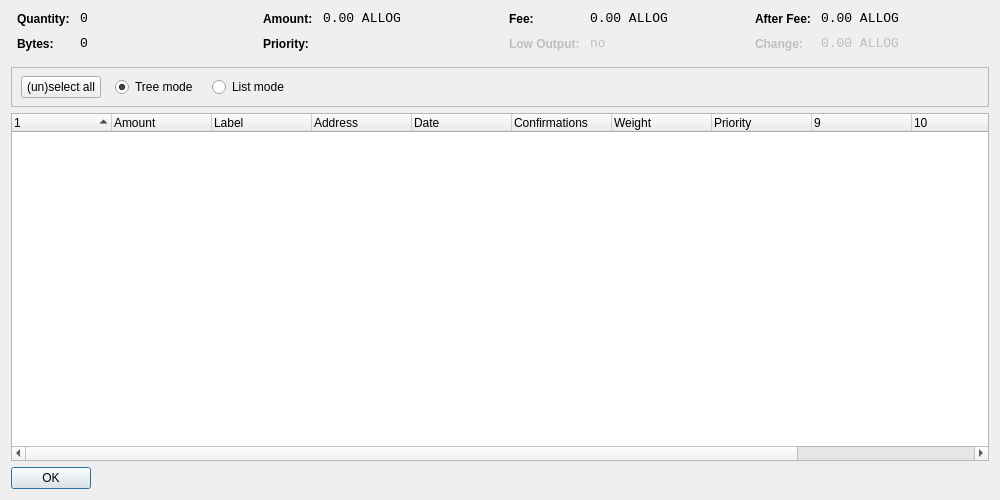
<?xml version="1.0" encoding="UTF-8"?>
<ui version="4.0">
 <class>CoinControlDialog</class>
 <widget class="QWidget" name="CoinControlDialog">
  <property name="geometry">
   <rect>
    <x>0</x>
    <y>0</y>
    <width>1000</width>
    <height>500</height>
   </rect>
  </property>
  <property name="windowTitle">
   <string>Coin Control</string>
  </property>
  <layout class="QVBoxLayout" name="verticalLayout">
   <item>
    <layout class="QHBoxLayout" name="horizontalLayoutTop" stretch="0,0,0,0">
     <property name="topMargin">
      <number>0</number>
     </property>
     <property name="bottomMargin">
      <number>10</number>
     </property>
     <item>
      <layout class="QFormLayout" name="formLayoutCoinControl1">
       <property name="horizontalSpacing">
        <number>10</number>
       </property>
       <property name="verticalSpacing">
        <number>10</number>
       </property>
       <property name="leftMargin">
        <number>6</number>
       </property>
       <property name="rightMargin">
        <number>6</number>
       </property>
       <item row="0" column="0">
        <widget class="QLabel" name="labelCoinControlQuantityText">
         <property name="styleSheet">
          <string notr="true">font-weight:bold;</string>
         </property>
         <property name="text">
          <string>Quantity:</string>
         </property>
        </widget>
       </item>
       <item row="0" column="1">
        <widget class="QLabel" name="labelCoinControlQuantity">
         <property name="font">
          <font>
           <family>Monospace</family>
           <pointsize>10</pointsize>
          </font>
         </property>
         <property name="cursor">
          <cursorShape>IBeamCursor</cursorShape>
         </property>
         <property name="contextMenuPolicy">
          <enum>Qt::ActionsContextMenu</enum>
         </property>
         <property name="text">
          <string notr="true">0</string>
         </property>
         <property name="textInteractionFlags">
          <set>Qt::LinksAccessibleByMouse|Qt::TextSelectableByKeyboard|Qt::TextSelectableByMouse</set>
         </property>
        </widget>
       </item>
       <item row="1" column="0">
        <widget class="QLabel" name="labelCoinControlBytesText">
         <property name="styleSheet">
          <string notr="true">font-weight:bold;</string>
         </property>
         <property name="text">
          <string>Bytes:</string>
         </property>
        </widget>
       </item>
       <item row="1" column="1">
        <widget class="QLabel" name="labelCoinControlBytes">
         <property name="font">
          <font>
           <family>Monospace</family>
           <pointsize>10</pointsize>
          </font>
         </property>
         <property name="cursor">
          <cursorShape>IBeamCursor</cursorShape>
         </property>
         <property name="contextMenuPolicy">
          <enum>Qt::ActionsContextMenu</enum>
         </property>
         <property name="text">
          <string notr="true">0</string>
         </property>
         <property name="textInteractionFlags">
          <set>Qt::LinksAccessibleByMouse|Qt::TextSelectableByKeyboard|Qt::TextSelectableByMouse</set>
         </property>
        </widget>
       </item>
      </layout>
     </item>
     <item>
      <layout class="QFormLayout" name="formLayoutCoinControl2">
       <property name="horizontalSpacing">
        <number>10</number>
       </property>
       <property name="verticalSpacing">
        <number>10</number>
       </property>
       <property name="leftMargin">
        <number>6</number>
       </property>
       <property name="rightMargin">
        <number>6</number>
       </property>
       <item row="0" column="0">
        <widget class="QLabel" name="labelCoinControlAmountText">
         <property name="styleSheet">
          <string notr="true">font-weight:bold;</string>
         </property>
         <property name="text">
          <string>Amount:</string>
         </property>
        </widget>
       </item>
       <item row="0" column="1">
        <widget class="QLabel" name="labelCoinControlAmount">
         <property name="font">
          <font>
           <family>Monospace</family>
           <pointsize>10</pointsize>
          </font>
         </property>
         <property name="cursor">
          <cursorShape>IBeamCursor</cursorShape>
         </property>
         <property name="contextMenuPolicy">
          <enum>Qt::ActionsContextMenu</enum>
         </property>
         <property name="text">
          <string notr="true">0.00 ALLOG</string>
         </property>
         <property name="textInteractionFlags">
          <set>Qt::LinksAccessibleByMouse|Qt::TextSelectableByKeyboard|Qt::TextSelectableByMouse</set>
         </property>
        </widget>
       </item>
       <item row="1" column="0">
        <widget class="QLabel" name="labelCoinControlPriorityText">
         <property name="styleSheet">
          <string notr="true">font-weight:bold;</string>
         </property>
         <property name="text">
          <string>Priority:</string>
         </property>
        </widget>
       </item>
       <item row="1" column="1">
        <widget class="QLabel" name="labelCoinControlPriority">
         <property name="font">
          <font>
           <family>Monospace</family>
           <pointsize>10</pointsize>
          </font>
         </property>
         <property name="cursor">
          <cursorShape>IBeamCursor</cursorShape>
         </property>
         <property name="contextMenuPolicy">
          <enum>Qt::ActionsContextMenu</enum>
         </property>
         <property name="text">
          <string/>
         </property>
         <property name="textInteractionFlags">
          <set>Qt::LinksAccessibleByMouse|Qt::TextSelectableByKeyboard|Qt::TextSelectableByMouse</set>
         </property>
        </widget>
       </item>
      </layout>
     </item>
     <item>
      <layout class="QFormLayout" name="formLayoutCoinControl3">
       <property name="horizontalSpacing">
        <number>10</number>
       </property>
       <property name="verticalSpacing">
        <number>10</number>
       </property>
       <property name="leftMargin">
        <number>6</number>
       </property>
       <property name="rightMargin">
        <number>6</number>
       </property>
       <item row="0" column="0">
        <widget class="QLabel" name="labelCoinControlFeeText">
         <property name="styleSheet">
          <string notr="true">font-weight:bold;</string>
         </property>
         <property name="text">
          <string>Fee:</string>
         </property>
        </widget>
       </item>
       <item row="0" column="1">
        <widget class="QLabel" name="labelCoinControlFee">
         <property name="font">
          <font>
           <family>Monospace</family>
           <pointsize>10</pointsize>
          </font>
         </property>
         <property name="cursor">
          <cursorShape>IBeamCursor</cursorShape>
         </property>
         <property name="contextMenuPolicy">
          <enum>Qt::ActionsContextMenu</enum>
         </property>
         <property name="text">
          <string notr="true">0.00 ALLOG</string>
         </property>
         <property name="textInteractionFlags">
          <set>Qt::LinksAccessibleByMouse|Qt::TextSelectableByKeyboard|Qt::TextSelectableByMouse</set>
         </property>
        </widget>
       </item>
       <item row="1" column="0">
        <widget class="QLabel" name="labelCoinControlLowOutputText">
         <property name="enabled">
          <bool>false</bool>
         </property>
         <property name="styleSheet">
          <string notr="true">font-weight:bold;</string>
         </property>
         <property name="text">
          <string>Low Output:</string>
         </property>
        </widget>
       </item>
       <item row="1" column="1">
        <widget class="QLabel" name="labelCoinControlLowOutput">
         <property name="enabled">
          <bool>false</bool>
         </property>
         <property name="font">
          <font>
           <family>Monospace</family>
           <pointsize>10</pointsize>
          </font>
         </property>
         <property name="cursor">
          <cursorShape>IBeamCursor</cursorShape>
         </property>
         <property name="contextMenuPolicy">
          <enum>Qt::ActionsContextMenu</enum>
         </property>
         <property name="text">
          <string>no</string>
         </property>
         <property name="textInteractionFlags">
          <set>Qt::LinksAccessibleByMouse|Qt::TextSelectableByKeyboard|Qt::TextSelectableByMouse</set>
         </property>
        </widget>
       </item>
      </layout>
     </item>
     <item>
      <layout class="QFormLayout" name="formLayoutCoinControl4">
       <property name="horizontalSpacing">
        <number>10</number>
       </property>
       <property name="verticalSpacing">
        <number>10</number>
       </property>
       <property name="leftMargin">
        <number>6</number>
       </property>
       <property name="rightMargin">
        <number>6</number>
       </property>
       <item row="0" column="0">
        <widget class="QLabel" name="labelCoinControlAfterFeeText">
         <property name="styleSheet">
          <string notr="true">font-weight:bold;</string>
         </property>
         <property name="text">
          <string>After Fee:</string>
         </property>
        </widget>
       </item>
       <item row="0" column="1">
        <widget class="QLabel" name="labelCoinControlAfterFee">
         <property name="font">
          <font>
           <family>Monospace</family>
           <pointsize>10</pointsize>
          </font>
         </property>
         <property name="cursor">
          <cursorShape>IBeamCursor</cursorShape>
         </property>
         <property name="contextMenuPolicy">
          <enum>Qt::ActionsContextMenu</enum>
         </property>
         <property name="text">
          <string notr="true">0.00 ALLOG</string>
         </property>
         <property name="textInteractionFlags">
          <set>Qt::LinksAccessibleByMouse|Qt::TextSelectableByKeyboard|Qt::TextSelectableByMouse</set>
         </property>
        </widget>
       </item>
       <item row="1" column="0">
        <widget class="QLabel" name="labelCoinControlChangeText">
         <property name="enabled">
          <bool>false</bool>
         </property>
         <property name="styleSheet">
          <string notr="true">font-weight:bold;</string>
         </property>
         <property name="text">
          <string>Change:</string>
         </property>
        </widget>
       </item>
       <item row="1" column="1">
        <widget class="QLabel" name="labelCoinControlChange">
         <property name="enabled">
          <bool>false</bool>
         </property>
         <property name="font">
          <font>
           <family>Monospace</family>
           <pointsize>10</pointsize>
          </font>
         </property>
         <property name="cursor">
          <cursorShape>IBeamCursor</cursorShape>
         </property>
         <property name="contextMenuPolicy">
          <enum>Qt::ActionsContextMenu</enum>
         </property>
         <property name="text">
          <string notr="true">0.00 ALLOG</string>
         </property>
         <property name="textInteractionFlags">
          <set>Qt::LinksAccessibleByMouse|Qt::TextSelectableByKeyboard|Qt::TextSelectableByMouse</set>
         </property>
        </widget>
       </item>
      </layout>
     </item>
    </layout>
   </item>
   <item>
    <widget class="QFrame" name="frame">
     <property name="minimumSize">
      <size>
       <width>0</width>
       <height>40</height>
      </size>
     </property>
     <property name="frameShape">
      <enum>QFrame::StyledPanel</enum>
     </property>
     <property name="frameShadow">
      <enum>QFrame::Sunken</enum>
     </property>
     <widget class="QWidget" name="horizontalLayoutWidget">
      <property name="geometry">
       <rect>
        <x>10</x>
        <y>0</y>
        <width>781</width>
        <height>41</height>
       </rect>
      </property>
      <layout class="QHBoxLayout" name="horizontalLayoutPanel" stretch="0,0,0,0">
       <property name="spacing">
        <number>14</number>
       </property>
       <item>
        <widget class="QPushButton" name="pushButtonSelectAll">
         <property name="sizePolicy">
          <sizepolicy hsizetype="Maximum" vsizetype="Fixed">
           <horstretch>0</horstretch>
           <verstretch>0</verstretch>
          </sizepolicy>
         </property>
         <property name="text">
          <string>(un)select all</string>
         </property>
        </widget>
       </item>
       <item>
        <widget class="QRadioButton" name="radioTreeMode">
         <property name="sizePolicy">
          <sizepolicy hsizetype="Maximum" vsizetype="Fixed">
           <horstretch>0</horstretch>
           <verstretch>0</verstretch>
          </sizepolicy>
         </property>
         <property name="text">
          <string>Tree mode</string>
         </property>
         <property name="checked">
          <bool>true</bool>
         </property>
        </widget>
       </item>
       <item>
        <widget class="QRadioButton" name="radioListMode">
         <property name="sizePolicy">
          <sizepolicy hsizetype="Maximum" vsizetype="Fixed">
           <horstretch>0</horstretch>
           <verstretch>0</verstretch>
          </sizepolicy>
         </property>
         <property name="text">
          <string>List mode</string>
         </property>
        </widget>
       </item>
       <item>
        <spacer name="horizontalSpacer">
         <property name="orientation">
          <enum>Qt::Horizontal</enum>
         </property>
         <property name="sizeHint" stdset="0">
          <size>
           <width>40</width>
           <height>20</height>
          </size>
         </property>
        </spacer>
       </item>
      </layout>
     </widget>
    </widget>
   </item>
   <item>
    <widget class="CoinControlTreeWidget" name="treeWidget">
     <property name="contextMenuPolicy">
      <enum>Qt::CustomContextMenu</enum>
     </property>
     <property name="sortingEnabled">
      <bool>false</bool>
     </property>
     <property name="columnCount">
      <number>12</number>
     </property>
     <attribute name="headerShowSortIndicator" stdset="0">
      <bool>true</bool>
     </attribute>
     <attribute name="headerStretchLastSection">
      <bool>false</bool>
     </attribute>
     <column>
      <property name="text">
       <string/>
      </property>
     </column>
     <column>
      <property name="text">
       <string>Amount</string>
      </property>
     </column>
     <column>
      <property name="text">
       <string>Label</string>
      </property>
     </column>
     <column>
      <property name="text">
       <string>Address</string>
      </property>
     </column>
     <column>
      <property name="text">
       <string>Date</string>
      </property>
     </column>
     <column>
      <property name="text">
       <string>Confirmations</string>
      </property>
      <property name="toolTip">
       <string>Confirmed</string>
      </property>
     </column>
     <column>
      <property name="text">
       <string>Weight</string>
      </property>
     </column>
     <column>
      <property name="text">
       <string>Priority</string>
      </property>
     </column>
     <column>
      <property name="text">
       <string/>
      </property>
     </column>
     <column>
      <property name="text">
       <string/>
      </property>
     </column>
     <column>
      <property name="text">
       <string/>
      </property>
     </column>
     <column>
      <property name="text">
       <string/>
      </property>
     </column>
    </widget>
   </item>
   <item>
    <widget class="QDialogButtonBox" name="buttonBox">
     <property name="sizePolicy">
      <sizepolicy hsizetype="Maximum" vsizetype="Fixed">
       <horstretch>0</horstretch>
       <verstretch>0</verstretch>
      </sizepolicy>
     </property>
     <property name="orientation">
      <enum>Qt::Horizontal</enum>
     </property>
     <property name="standardButtons">
      <set>QDialogButtonBox::Ok</set>
     </property>
    </widget>
   </item>
  </layout>
 </widget>
 <customwidgets>
  <customwidget>
   <class>CoinControlTreeWidget</class>
   <extends>QTreeWidget</extends>
   <header>coincontroltreewidget.h</header>
  </customwidget>
 </customwidgets>
 <resources/>
 <connections/>
</ui>
